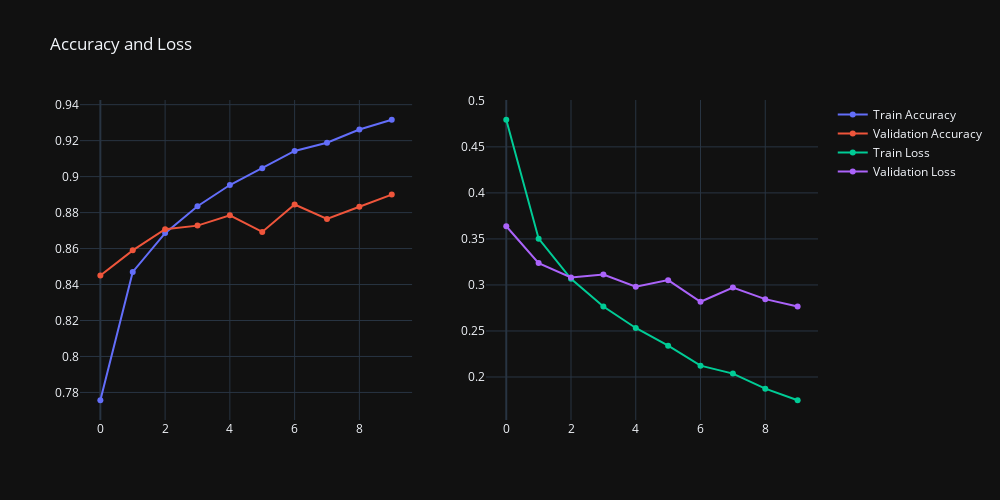

The cell this chart's notebook holds for it:
### Code cell
plot_graphs(history)

### Figure 1 — Plotly figure (JSON) as saved in the notebook; plotly's stock layout.template omitted (floating-point values rounded to 4 significant figures)
{"data": [{"mode": "lines+markers", "name": "Train Accuracy", "type": "scatter", "xaxis": "x", "y": [0.7757, 0.847, 0.8686, 0.8835, 0.8953, 0.9047, 0.9143, 0.9189, 0.9262, 0.9316], "yaxis": "y"}, {"mode": "lines+markers", "name": "Validation Accuracy", "type": "scatter", "xaxis": "x", "y": [0.845, 0.859, 0.8708, 0.8727, 0.8785, 0.8692, 0.8845, 0.8765, 0.8832, 0.89], "yaxis": "y"}, {"mode": "lines+markers", "name": "Train Loss", "type": "scatter", "xaxis": "x2", "y": [0.4794, 0.3503, 0.3067, 0.2766, 0.2532, 0.234, 0.2123, 0.2037, 0.1873, 0.1747], "yaxis": "y2"}, {"mode": "lines+markers", "name": "Validation Loss", "type": "scatter", "xaxis": "x2", "y": [0.3638, 0.3238, 0.3081, 0.3113, 0.298, 0.3052, 0.2818, 0.2972, 0.2846, 0.2767], "yaxis": "y2"}], "layout": {"height": 500, "title": {"text": "Accuracy and Loss"}, "width": 1000, "xaxis": {"anchor": "y", "domain": [0, 0.45]}, "xaxis2": {"anchor": "y2", "domain": [0.55, 1]}, "yaxis": {"anchor": "x", "domain": [0, 1]}, "yaxis2": {"anchor": "x2", "domain": [0, 1]}}}
